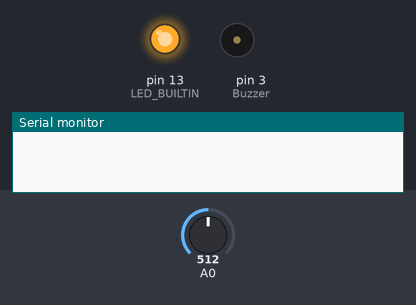
Recording of a sketch running on a simulated Arduino Uno, built with avr-gcc and run on an emulated ATmega328P. On the bench: output pins drawn as LEDs (lit = HIGH), buzzer (waves = sounding), the last lines printed to the serial monitor. The inputs (shaded band) are chosen by the test bench; at power-on: A0 = 512. Pins used as bus, display or sensor lines are not drawn.

Above: at 0.6 s.
At 12.7 s:
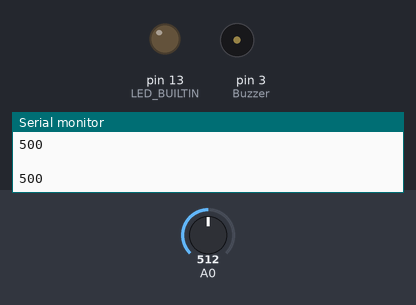
12.8 s: A0 set to 113
14.5 s: A0 set to 92
At 16.5 s:
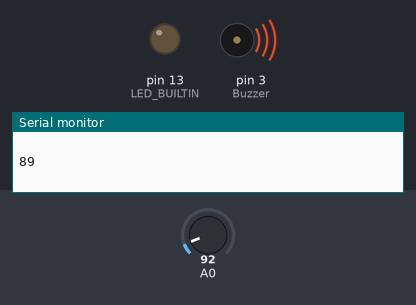
Timing chart, 0 to 18.0 s (numbered marks = the images above; inputs shaded):
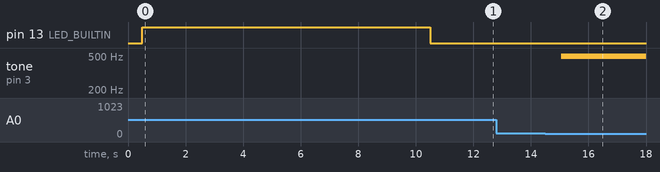

The sketch:

SomnoSafetyPrint.ino
```cpp
#include <QTRSensors.h>
QTRSensors qtr;
const int Buzzer = 3;
int TempsPrecedent = 0;
int TempsActuel = 0;
bool FermeAvant = false;
bool Alarme = false;
const int Button = 2;
int Diff = 0;
const uint8_t SensorCount = 1;
uint16_t sensorValues[SensorCount];
void setup()
{
  qtr.setTypeAnalog();
  qtr.setSensorPins((const uint8_t[]) {
    A0
  }, SensorCount);
  pinMode(Buzzer, OUTPUT);
  pinMode(Button, INPUT);
  delay(500);
  pinMode(LED_BUILTIN, OUTPUT);
  digitalWrite(LED_BUILTIN, HIGH);
  for (uint16_t i = 0; i < 400; i++)
  {
    qtr.calibrate();
  }
  digitalWrite(LED_BUILTIN, LOW);
  Serial.begin(9600);
  Serial.print(qtr.calibrationOn.minimum[0]);
  Serial.print(' ');
  Serial.println();
  Serial.print(qtr.calibrationOn.maximum[0]);
  Serial.print(' ');
  Serial.println();
  Serial.println();
  delay(1000);
  TempsPrecedent = millis();
}

void loop()
{
  uint16_t position = qtr.readLineBlack(sensorValues);
  TempsActuel = millis();
  if (sensorValues[0] < 100)
  {
    //Serial.print("détection fermé");
    if (FermeAvant == true)
    {
      //Serial.println(TempsPrecedent);
      Diff = TempsActuel - TempsPrecedent;
      if (Diff > 500)
      {
        Alarme = true;
      }
    }
    else if (FermeAvant == false)
    {
      TempsPrecedent = TempsActuel;
      FermeAvant = true;
    }
  }
  else if (sensorValues[0] > 100)
  {
    if (FermeAvant == true)
    {
      TempsPrecedent = TempsActuel;
      FermeAvant = false;
    }
    else if (FermeAvant == false)
    {
      Diff = TempsActuel - TempsPrecedent;
      if (Diff > 10000)
      {
        Alarme = true;
      }
    }
  }
  if (Alarme == true)
  {
    for (int t = 0; t < 200; t++)
    {
      digitalWrite(Buzzer, HIGH);
      delay(1);
      digitalWrite(Buzzer, LOW);
      delay(1);
    }
  }
  /*while (Alarme == true)
    {
    if (Button == HIGH)
    {
      Alarme = false;
      delay(5000);
      TempsPrecedent = millis();
    }
    else
    {
      digitalWrite(Buzzer, HIGH);
      delay(5);
      digitalWrite(Buzzer, LOW);
      delay(5);
    }
    }*/
  Serial.println(sensorValues[0]);
  Serial.println(' ');
}
```

Measured:
- the behaviour switches between 103 and 102 on A0 (found by bisection; images 1 and 2)
- after the input at 14.5 s, tone on pin 3 (Buzzer): silent → 496 Hz after 0.55 s instead of 7.1 s
